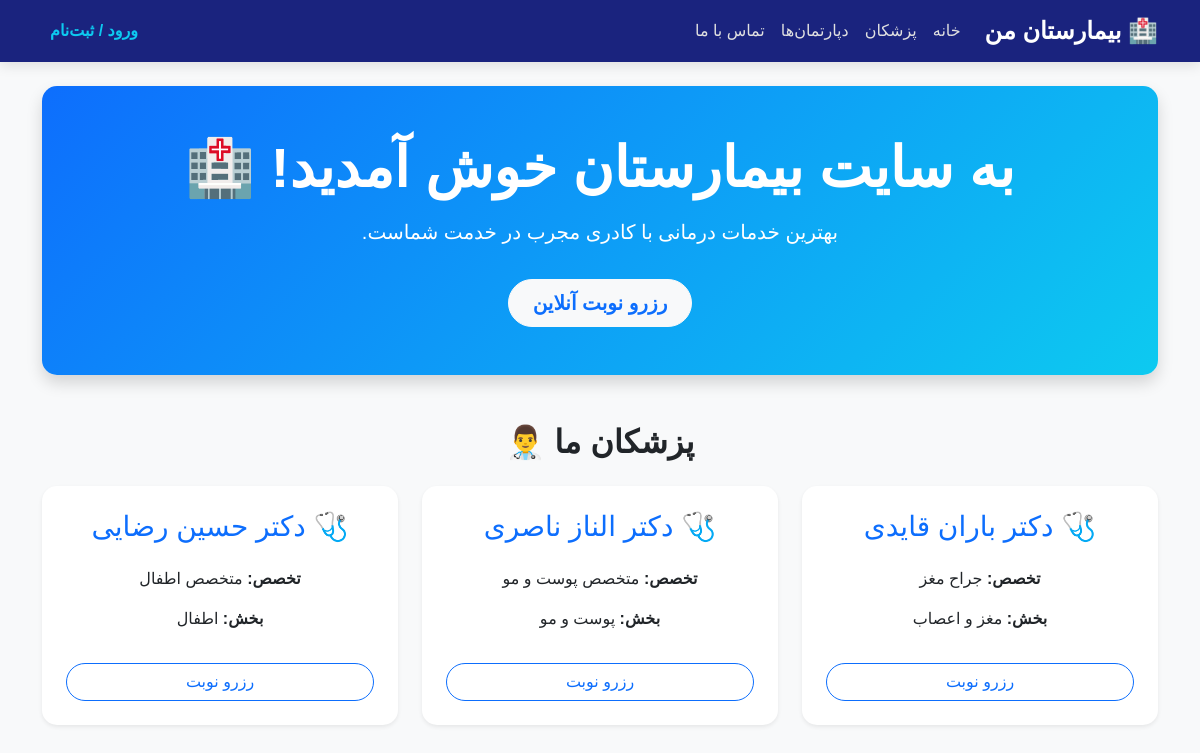
The page / on the database its author committed.
### hospital/models.py (models this page shows, shortened)
class Doctor(models.Model):
    user = models.OneToOneField('auth.User', on_delete=models.CASCADE, null=True, blank=True, verbose_name="کاربر")
    first_name = models.CharField(max_length=50, verbose_name="نام")
    last_name = models.CharField(max_length=50, verbose_name="نام خانوادگی")
    department = models.ForeignKey(Department, on_delete=models.CASCADE, verbose_name="دپارتمان")
    specialty = models.CharField(max_length=100, verbose_name="تخصص")
    class Meta:
        verbose_name = "پزشک"
        verbose_name_plural = "پزشکان"

class Department(models.Model):
    name = models.CharField(max_length=100, verbose_name="نام دپارتمان")
    description = models.TextField(blank=True, null=True, verbose_name="توضیحات")
    class Meta:
        verbose_name = "دپارتمان"
        verbose_name_plural = "دپارتمان‌ها"

### hospital/views.py (the view)
# urls.py: path('', views.home, name='home'),
def home(request):
    doctors = Doctor.objects.all()
    return render(request, 'home.html', {'doctors': doctors})

### hospital/templates/home.html (shortened to what this page needs)
{% extends 'base.html' %}
{% block content %}
    <div class="text-center text-white p-5 mb-5 shadow" style="background: linear-gradient(135deg, #0d6efd, #0dcaf0); border-radius: 15px;" data-aos="zoom-in" data-aos-duration="1200">
        <h1 class="display-4 fw-bold">به سایت بیمارستان خوش آمدید! 🏥</h1>
        <p class="lead mt-3">بهترین خدمات درمانی با کادری مجرب در خدمت شماست.</p>
        <a href="{% url 'book_appointment' %}" class="btn btn-light btn-lg mt-3 text-primary fw-bold px-4 py-2" style="border-radius: 30px;">رزرو نوبت آنلاین</a>
    </div>
    <h2 class="text-center mb-4 fw-bold" data-aos="fade-up">پزشکان ما 👨‍⚕️</h2>
    <div class="row text-center">
        {% for doctor in doctors %}
        <div class="col-md-4 mb-4">
            <div class="card p-4 shadow-sm border-0 h-100" style="border-radius: 15px;" data-aos="fade-up" data-aos-delay="{% widthratio forloop.counter0 1 200 %}">
                <h3 class="text-primary">🩺 دکتر {{ doctor.first_name }} {{ doctor.last_name }}</h3>
                <p class="mt-3"><strong>تخصص:</strong> {{ doctor.specialty }}</p>
                <p><strong>بخش:</strong> {{ doctor.department.name }}</p>
                <a href="{% url 'book_appointment' %}" class="btn btn-outline-primary mt-3" style="border-radius: 20px;">رزرو نوبت</a>
            </div>
        </div>
        {% empty %}
        <div class="col-12">
            <p class="alert alert-warning">هنوز پزشکی ثبت نشده است.</p>
        </div>
        {% endfor %}
    </div>
{% endblock %}

### hospital/templates/base.html (style rules this page uses)
body { font-family: Tahoma, Arial, sans-serif; background-color: #f8f9fa; }

### rows shown on the page
Doctor: first_name "باران", last_name "قایدی", specialty "جراح مغز", department.name "مغز و اعصاب"
Doctor: first_name "الناز", last_name "ناصری", specialty "متخصص پوست و مو", department.name "پوست و مو"
Doctor: first_name "حسین", last_name "رضایی", specialty "متخصص اطفال", department.name "اطفال"
